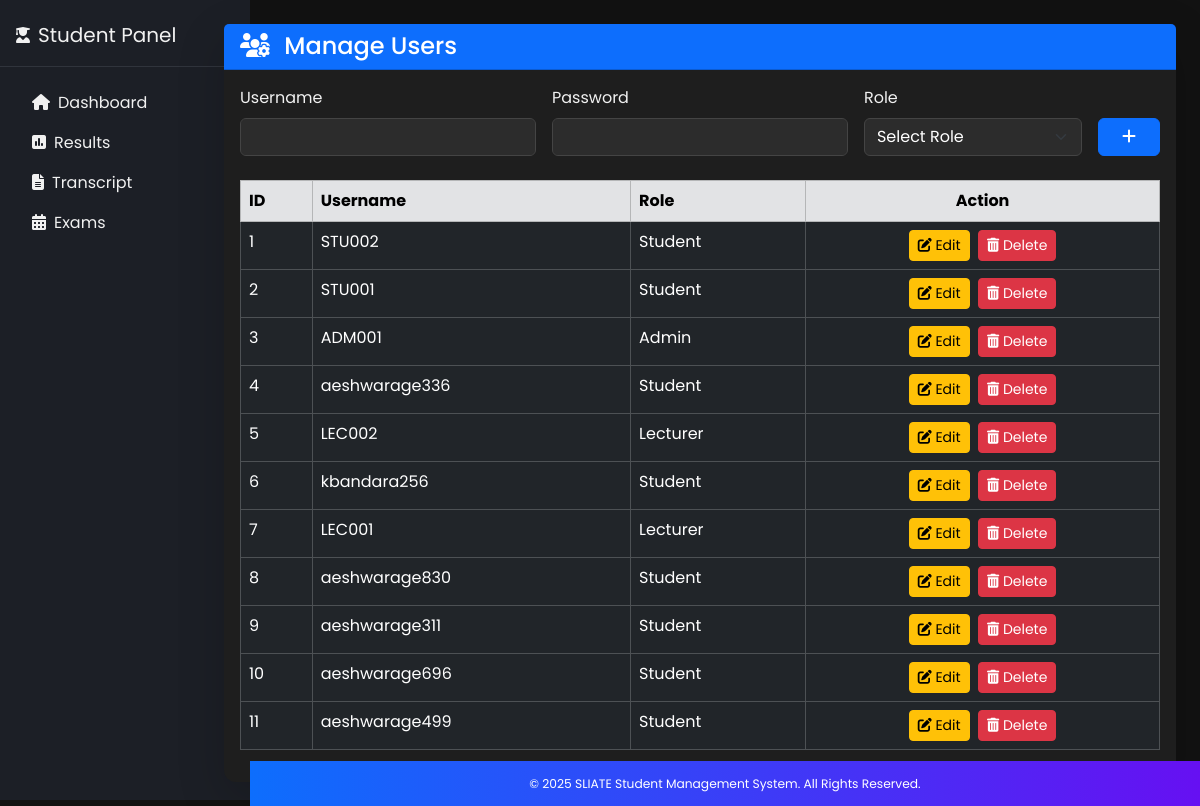
The page /manage_user.php (signed in) on the database its author committed.
### tables this page shows
CREATE TABLE `users` (
  `user_id` int(11) NOT NULL,
  `Username` varchar(50) NOT NULL,
  `Password` varchar(255) NOT NULL,
  `Role` enum('admin','student','lecturer') NOT NULL
);

### manage_user.php (the view, shortened to what this page needs)
<?php
require_once '../includes/db.php';
$users = $conn->query("SELECT * FROM users");
include '../admin/includes/header.php';
?>
<div class="container-fluid">
  <div class="row">
    <div class="col-md-2 p-0">
      <?php include("../admin/includes/sidebar.php"); ?>
    </div>
    <main class="col-md-10 p-4">
      <div class="card shadow-lg text-white">
        <div class="card-header">
          <h4 class="mb-0"><i class="fas fa-users-cog me-2"></i> Manage Users</h4>
        </div>
        <div class="card-body">
          <form method="POST" class="mb-4">
            <div class="row g-3 align-items-end">
              <div class="col-md-4">
                <label class="form-label text-white">Username</label>
                <input type="text" name="username" class="form-control" required>
              </div>
              <div class="col-md-4">
                <label class="form-label text-white">Password</label>
                <input type="password" name="password" class="form-control" required>
              </div>
              <div class="col-md-3">
                <label class="form-label text-white">Role</label>
                <select name="role" class="form-select" required>
                  <option value="">Select Role</option>
                </select>
              </div>
              <div class="col-md-1 d-grid">
                <button type="submit" name="add_user" class="btn btn-primary mt-md-4">
                  <i class="fas fa-plus"></i>
                </button>
              </div>
            </div>
          </form>
          <table class="table table-bordered table-dark table-hover">
            <thead class="table-secondary text-dark">
              <tr>
                <th>ID</th>
                <th>Username</th>
                <th>Role</th>
                <th class="text-center">Action</th>
              </tr>
            </thead>
            <tbody>
              <?php while ($row = $users->fetch_assoc()): ?>
                <tr>
                  <td><?= $row['user_id'] ?></td>
                  <td><?= htmlspecialchars($row['Username']) ?></td>
                  <td><?= ucfirst($row['Role']) ?></td>
                  <td class="text-center">
                  <a href="edit_user.php?id=<?= $row['user_id'] ?>" class="btn btn-sm btn-warning me-1">
                    <i class="fas fa-edit"></i> Edit
                  </a>
                    <a href="?delete=<?= $row['user_id'] ?>" class="btn btn-danger btn-sm"
                       onclick="return confirm('Are you sure you want to delete this user?')">
                      <i class="fas fa-trash-alt"></i> Delete
                    </a>
                  </td>
                </tr>
              <?php endwhile; ?>
            </tbody>
          </table>
        </div>
      </div>
    </main>
  </div>
</div>
<?php include '../admin/includes/footer.php'; ?>

### header.php (shortened to what this page needs)
<!DOCTYPE html>
<html lang="en">
<head>
    <link href="https://cdn.jsdelivr.net/npm/bootstrap@5.3.3/dist/css/bootstrap.min.css" rel="stylesheet">
    <link href="https://cdnjs.cloudflare.com/ajax/libs/font-awesome/6.5.0/css/all.min.css" rel="stylesheet">
</head>
<body>

### sidebar.php (shortened to what this page needs)
<div class="sidebar">
    <a href="/stm_system/student/dashboard.php" class="d-flex align-items-center mb-3 text-white ps-3 text-decoration-none">
        <i class="fas fa-user-graduate me-2"></i>
        <span class="fs-5">Student Panel</span>
    </a>
    <hr class="text-secondary">
    <ul class="nav nav-pills flex-column mb-auto ps-3">
        <li><a href="/stm_system/student/dashboard.php" class="nav-link text-white"><i class="fas fa-home me-2"></i>Dashboard</a></li>
        <li><a href="/stm_system/student/results/view_results.php" class="nav-link text-white"><i class="fas fa-poll me-2"></i>Results</a></li>
        <li><a href="/stm_system/student/transcript/transcript.php" class="nav-link text-white"><i class="fas fa-file-alt me-2"></i>Transcript</a></li>
        <li><a href="/stm_system/student/exam/upcoming_exam.php" class="nav-link text-white"><i class="fas fa-calendar-alt me-2"></i>Exams</a></li>
    </ul>
</div>

### footer.php (shortened to what this page needs)
<footer style="
    position: fixed;
    bottom: 0;
    left: 250px;
    width: calc(100% - 250px);
    background: linear-gradient(90deg, #0d6efd, #6610f2);
    color: white;
    text-align: center;
    padding: 12px 20px;
    z-index: 999;
    font-size: 14px;">
    <div>
        <small>© <?= date('Y') ?> SLIATE Student Management System. All Rights Reserved.</small>
    </div>
</footer>
</body>
</html>

### header.php (style rules this page uses)
body { background-color: #121212; font-family: 'Poppins', sans-serif; }
.text-white, .text-light { color: #f1f1f1 !important; }
.card { border-radius: 12px; }

### manage_user.php (style rules this page uses)
body { background-color: #121212; color: #fff; }
.card { background-color: #1e1e1e; border: none; }
.card-header { background-color: #0d6efd; color: white; }
.form-control, .form-select { background-color: #2c2c2c; color: #fff; border: 1px solid #444; }
.form-control::placeholder { color: #aaa; }
.table-dark { background-color: #1a1a1a; }
.table thead { background-color: #2d2d2d; }

### sidebar.php (style rules this page uses)
.sidebar { width: 250px; height: 100vh; position: fixed; background-color: #1c1f26; color: white; padding-top: 20px; }

### rows shown on the page
users: user_id "1", Username "STU002", Role "Student"
users: user_id "2", Username "STU001", Role "Student"
users: user_id "3", Username "ADM001", Role "Admin"
users: user_id "4", Username "aeshwarage336", Role "Student"
users: user_id "5", Username "LEC002", Role "Lecturer"
users: user_id "6", Username "kbandara256", Role "Student"
users: user_id "7", Username "LEC001", Role "Lecturer"
users: user_id "8", Username "aeshwarage830", Role "Student"
users: user_id "9", Username "aeshwarage311", Role "Student"
users: user_id "10", Username "aeshwarage696", Role "Student"
users: user_id "11", Username "aeshwarage499", Role "Student"
